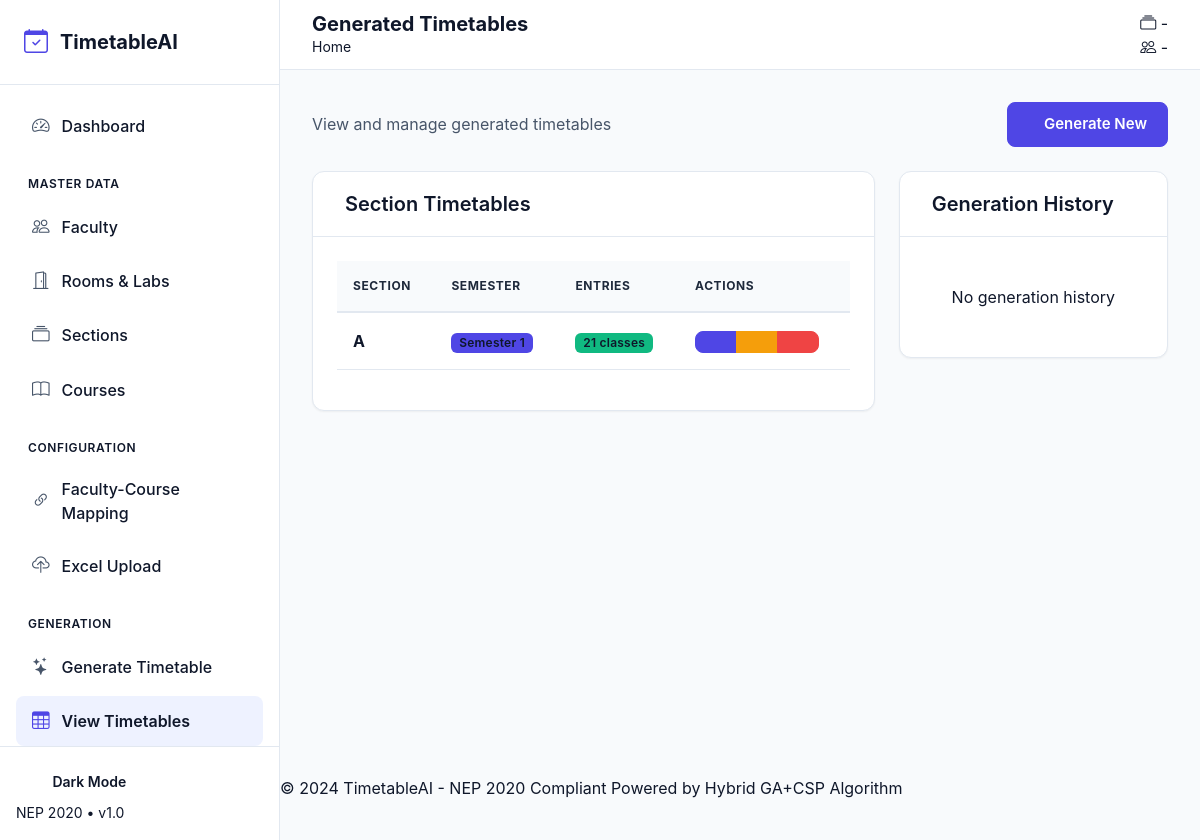
/timetable/view-all, run on an earlier commit of the app's database.
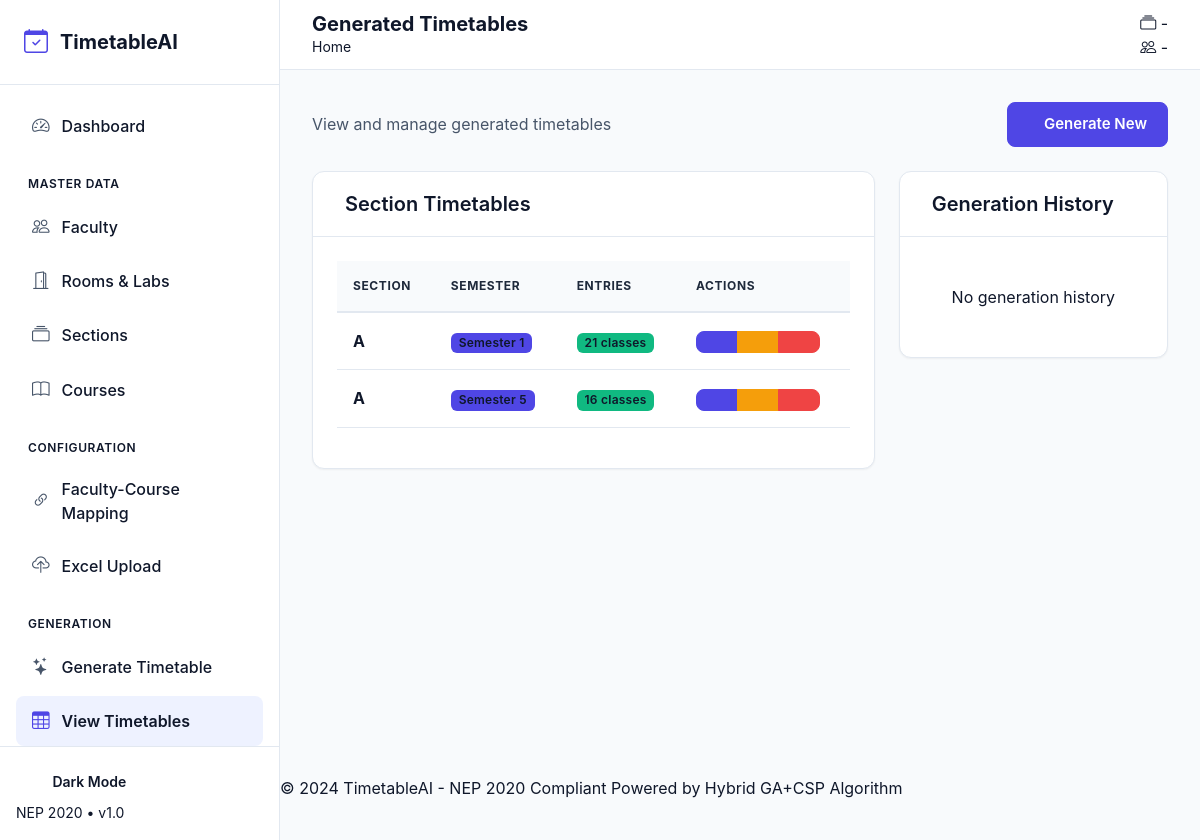
And on a later commit of the database.
### app/models/section.py (models this page shows, shortened)
class Section(db.Model):
    __tablename__ = 'sections'
    id = db.Column(db.Integer, primary_key=True)
    section_id = db.Column(db.String(20), unique=True, nullable=False)  # e.g., CSE-3-A
    name = db.Column(db.String(10), nullable=False)  # A, B, C
    branch = db.Column(db.String(50), nullable=False, default='CSE')
    semester = db.Column(db.Integer, nullable=False)
    strength = db.Column(db.Integer, nullable=False, default=60)
    batch_year = db.Column(db.Integer, nullable=False)  # e.g., 2024
    academic_year = db.Column(db.String(10), nullable=False)  # e.g., 2024-25
    is_active = db.Column(db.Boolean, default=True)
    created_at = db.Column(db.DateTime, default=datetime.utcnow)
    updated_at = db.Column(db.DateTime, default=datetime.utcnow, onupdate=datetime.utcnow)
    batches = db.relationship('Batch', backref='section', lazy='dynamic', cascade='all, delete-orphan')
    faculty_mappings = db.relationship('FacultyCourse', backref='section', lazy='dynamic', cascade='all, delete-orphan')
    timetable_entries = db.relationship('Timetable', backref='section', lazy='dynamic', cascade='all, delete-orphan')

### app/routes/timetable.py (the view)
@timetable_bp.route('/view-all')
def view_all():
    sections_with_tt = db.session.query(Section).join(
        Timetable, Section.id == Timetable.section_id
    ).distinct().order_by(Section.semester, Section.name).all()
    logs = GenerationLog.query.order_by(GenerationLog.created_at.desc()).limit(20).all()
    return render_template('timetable/list.html', sections=sections_with_tt, logs=logs)

### app/templates/timetable/list.html (shortened to what the changed rows need)
{% extends "base.html" %}
{% block page_title %}Generated Timetables{% endblock %}
{% block content %}
<div class="row g-4">
    <div class="col-lg-8" data-aos="fade-up">
        <div class="glass-card">
            <div class="card-body">
                {% if sections %}
                <div class="table-responsive">
                    <table class="table table-hover">
                        <thead>
                            <tr>
                                <th>Section</th>
                                <th>Semester</th>
                                <th>Entries</th>
                                <th>Actions</th>
                            </tr>
                        </thead>
                        <tbody>
                            {% for section in sections %}
                            <tr>
                                <td>
                                    <strong>{{ section.name }}</strong>
                                    <br><small class="text-muted">{{ section.department }}</small>
                                </td>
                                <td>
                                    <span class="badge bg-primary">Semester {{ section.semester }}</span>
                                </td>
                                <td>
                                    <span class="badge bg-success">{{ section.timetable_entries.count() }} classes</span>
                                </td>
                                <td>
                                    <div class="btn-group btn-group-sm">
                                        <a href="{{ url_for('timetable.view', section_id=section.id) }}"
                                           class="btn btn-outline-primary" title="View">
                                        </a>
                                        <a href="{{ url_for('timetable.edit', section_id=section.id) }}"
                                           class="btn btn-outline-warning" title="Edit">
                                        </a>
                                        <a href="{{ url_for('export.export_section_pdf', section_id=section.id) }}"
                                           class="btn btn-outline-danger" title="Export PDF">
                                        </a>
                                    </div>
                                </td>
                            </tr>
                            {% endfor %}
                        </tbody>
                    </table>
                </div>
                {% endif %}
            </div>
        </div>
    </div>
</div>
{% endblock %}

What changed in the data, as far as the page shows it:
added Section: name "A", semester "5", timetable_entries.count "16"
